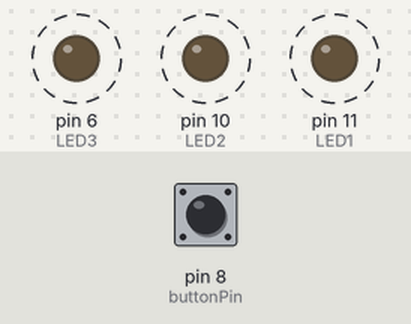
Recording of a sketch running on a simulated Arduino Uno, built with avr-gcc and run on an emulated ATmega328P. On the bench: output pins drawn as LEDs (lit = HIGH). Dashed ring = blinking. The test bench sets the inputs (shaded band); at power-on: pin 8 (buttonPin) HIGH.

Above: at 2.8 s.
2.9 s: pin 8 (buttonPin) pulled LOW for 1.2 s
At 3.55 s:
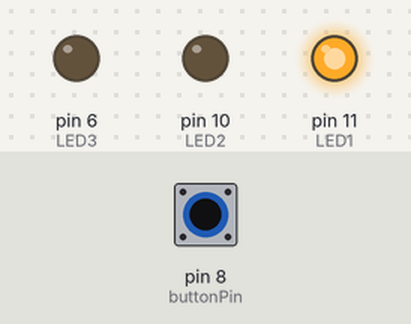
At 4.2 s:
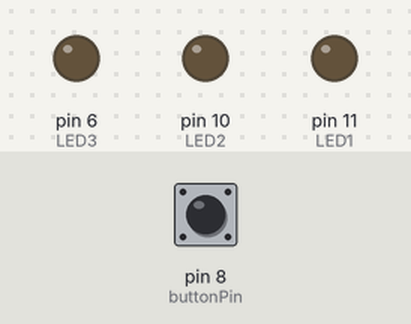
Timing chart, 0 to 12.4 s (numbered marks = the images above; inputs shaded):
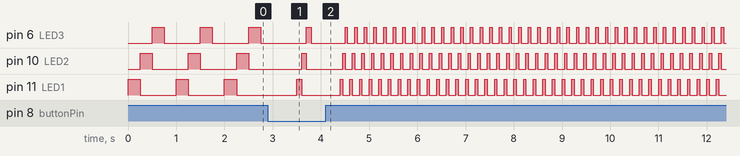

The sketch:

Button_Mode.ino
```cpp
//Mode switching

int counter = 1;

int buttonPin = 8;
int LED1 = 11;
int LED2 = 10;
int LED3 = 06;

int delayTime;

void setup()
{
pinMode(buttonPin, INPUT);
pinMode(LED1, OUTPUT);
pinMode(LED2, OUTPUT);
pinMode(LED3, OUTPUT);

Serial.begin(9600);
}

void loop() {
 //Handle input
 int switchVal = digitalRead(buttonPin);
 if(switchVal == LOW)
 {
   delay(500);
   counter ++;
   //Reset count if over max mode number
   if(counter == 4)
   {
     counter = 1;
   }
 }


 //Change mode
 if(counter == 1)
 {
   delayTime = 250;

 }
 else if(counter == 2)
 {
   delayTime = 100;

 }
 else if(counter == 3)
 {
   delayTime = 50;
 }

 //Light show!
 digitalWrite(LED1, HIGH);
 delay(delayTime);
 digitalWrite(LED1, LOW);
 digitalWrite(LED2, HIGH);
 delay(delayTime);
 digitalWrite(LED2, LOW);
 digitalWrite(LED3, HIGH);
 delay(delayTime);
 digitalWrite(LED3, LOW);
 delay(delayTime);
}
```
